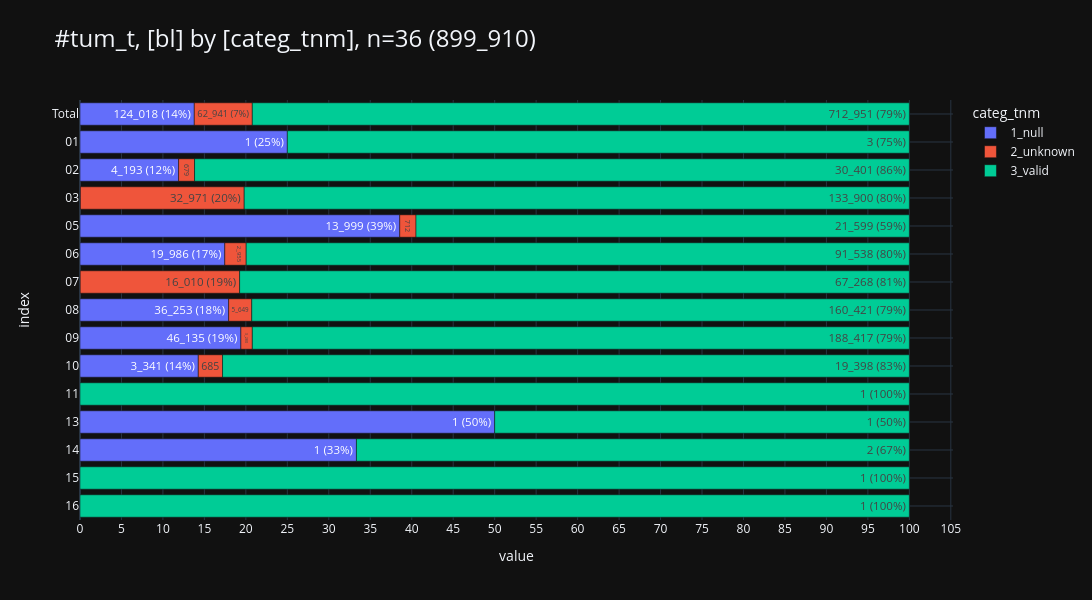

The cell this chart's notebook holds for it:
### Markdown cell above
### <a id='toc1_5_9_'></a>[TNM](#toc0_)

### Code cell
db_tnm=con.sql("""--sql
    with t1 as (
        select
            GKZbl as bl,
            case 
                when TNMTKURZ is null then '1_null'
                when left(lower(TNMTKURZ),1) in ('x') then '2_unknown'
                else '3_valid' end as categ_tnm,
        from Tumor4
        where True
        and DJ between 2020 and 2023
        and DCO = 2
        and (
        left(ICDGM10, 1) ='C' and
            (
                right(left(ICDGM10,3), 2)::int8 between 00 and 43
                or right(left(ICDGM10,3), 2)::int8 between 45 and 69
                or right(left(ICDGM10,3), 2)::int8 between 73 and 75
            )
            and left(HISC,4)::int between 8010 and 8790
            and left(ICDGM10,3) not in ('C26', 'C39', 'C55')
            and ICDGM10 not in ('C140', 'C579', 'C639', 'C759')
        )
        and GKZbl::int between 1 and 16
    )
    select * from t1
""")

# tbl.descr_db(db_grad, "db_grad")

pls.plot_stacked_bars(
    db_tnm.to_df().iloc[:,:2],
    relative=True,
    show_total=True,
    orientation="h",
    show_pct_bar=True,
    caption="tum_t",
    height=600,
    width=1600,
    # kkr_col="z_kkr_label"
)

### Figure 1 — Plotly figure (JSON) as saved in the notebook; plotly's stock layout.template omitted (floating-point values rounded to 4 significant figures)
{"data": [{"hovertemplate": "col=1_null<br>value=%{x}<br>index=%{y}<br>cnt_pct_bar_str=%{text}<extra></extra>", "legendgroup": "1_null", "marker": {"color": "#636EFA", "pattern": {"shape": ""}}, "name": "1_null", "orientation": "h", "showlegend": true, "text": ["124_018 (14%)", "1 (25%)", "4_193 (12%)", "85", "13_999 (39%)", "19_986 (17%)", "23", "36_253 (18%)", "46_135 (19%)", "3_341 (14%)", "1 (50%)", "1 (33%)"], "textposition": "auto", "type": "bar", "x": [124018, 1, 4193, 85, 13999, 19986, 23, 36253, 46135, 3341, 1, 1], "xaxis": "x", "y": [" Total", "01", "02", "03", "05", "06", "07", "08", "09", "10", "13", "14"], "yaxis": "y"}, {"hovertemplate": "col=2_unknown<br>value=%{x}<br>index=%{y}<br>cnt_pct_bar_str=%{text}<extra></extra>", "legendgroup": "2_unknown", "marker": {"color": "#EF553B", "pattern": {"shape": ""}}, "name": "2_unknown", "orientation": "h", "showlegend": true, "text": ["62_941 (7%)", "679", "32_971 (20%)", "712", "2_955", "16_010 (19%)", "5_649", "3_280", "685"], "textposition": "auto", "type": "bar", "x": [62941, 679, 32971, 712, 2955, 16010, 5649, 3280, 685], "xaxis": "x", "y": [" Total", "02", "03", "05", "06", "07", "08", "09", "10"], "yaxis": "y"}, {"hovertemplate": "col=3_valid<br>value=%{x}<br>index=%{y}<br>cnt_pct_bar_str=%{text}<extra></extra>", "legendgroup": "3_valid", "marker": {"color": "#00CC96", "pattern": {"shape": ""}}, "name": "3_valid", "orientation": "h", "showlegend": true, "text": ["712_951 (79%)", "3 (75%)", "30_401 (86%)", "133_900 (80%)", "21_599 (59%)", "91_538 (80%)", "67_268 (81%)", "160_421 (79%)", "188_417 (79%)", "19_398 (83%)", "1 (100%)", "1 (50%)", "2 (67%)", "1 (100%)", "1 (100%)"], "textposition": "auto", "type": "bar", "x": [712951, 3, 30401, 133900, 21599, 91538, 67268, 160421, 188417, 19398, 1, 1, 2, 1, 1], "xaxis": "x", "y": [" Total", "01", "02", "03", "05", "06", "07", "08", "09", "10", "11", "13", "14", "15", "16"], "yaxis": "y"}], "layout": {"barmode": "relative", "barnorm": "percent", "height": 600, "legend": {"title": {"text": "categ_tnm"}, "tracegroupgap": 0, "traceorder": "normal"}, "title": {"font": {"size": 24}, "text": "#tum_t, [bl] by [categ_tnm], n=36 (899_910)", "xanchor": "left", "y": 0.95, "yanchor": "top"}, "width": 1600, "xaxis": {"anchor": "y", "domain": [0, 1], "dtick": 5, "gridwidth": 1, "showgrid": true, "title": {"text": "value"}}, "yaxis": {"anchor": "x", "categoryarray": ["16", "15", "14", "13", "11", "10", "09", "08", "07", "06", "05", "03", "02", "01", " Total"], "categoryorder": "array", "domain": [0, 1], "gridwidth": 1, "showgrid": true, "title": {"text": "index"}}}}
